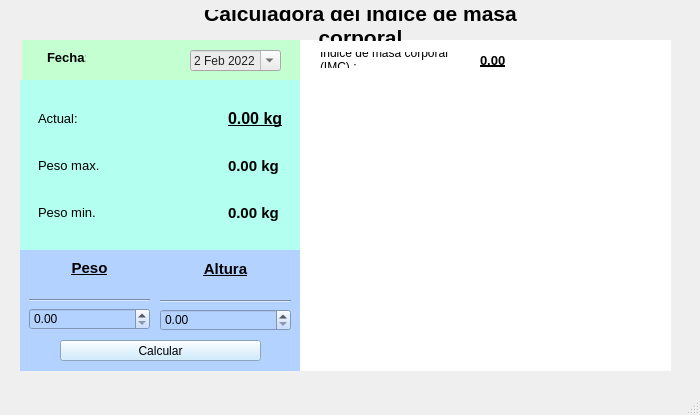
<?xml version="1.0" encoding="UTF-8"?>
<ui version="4.0">
 <class>VentanaPrincipal</class>
 <widget class="QMainWindow" name="VentanaPrincipal">
  <property name="geometry">
   <rect>
    <x>0</x>
    <y>0</y>
    <width>700</width>
    <height>415</height>
   </rect>
  </property>
  <property name="minimumSize">
   <size>
    <width>700</width>
    <height>410</height>
   </size>
  </property>
  <property name="maximumSize">
   <size>
    <width>705</width>
    <height>415</height>
   </size>
  </property>
  <property name="windowTitle">
   <string>VentanaPrincipal</string>
  </property>
  <widget class="QWidget" name="centralwidget">
   <widget class="QWidget" name="widget" native="true">
    <property name="geometry">
     <rect>
      <x>20</x>
      <y>80</y>
      <width>281</width>
      <height>171</height>
     </rect>
    </property>
    <property name="styleSheet">
     <string notr="true">background-color: rgb(179, 255, 240);</string>
    </property>
    <layout class="QGridLayout" name="gridLayout_2">
     <item row="0" column="0">
      <widget class="QWidget" name="widget_2" native="true">
       <layout class="QGridLayout" name="gridLayout">
        <item row="0" column="0">
         <widget class="QWidget" name="widget_3" native="true">
          <layout class="QVBoxLayout" name="verticalLayout_2">
           <item>
            <widget class="QLabel" name="label_2">
             <property name="font">
              <font>
               <family>Nirmala UI</family>
               <pointsize>10</pointsize>
              </font>
             </property>
             <property name="text">
              <string>Actual:</string>
             </property>
            </widget>
           </item>
           <item>
            <widget class="QLabel" name="label_4">
             <property name="font">
              <font>
               <family>Nirmala UI</family>
               <pointsize>10</pointsize>
              </font>
             </property>
             <property name="text">
              <string>Peso max.</string>
             </property>
            </widget>
           </item>
           <item>
            <widget class="QLabel" name="label_6">
             <property name="font">
              <font>
               <family>Nirmala UI</family>
               <pointsize>10</pointsize>
              </font>
             </property>
             <property name="text">
              <string>Peso min.</string>
             </property>
            </widget>
           </item>
          </layout>
         </widget>
        </item>
        <item row="0" column="1">
         <spacer name="horizontalSpacer">
          <property name="orientation">
           <enum>Qt::Horizontal</enum>
          </property>
          <property name="sizeHint" stdset="0">
           <size>
            <width>75</width>
            <height>20</height>
           </size>
          </property>
         </spacer>
        </item>
        <item row="0" column="2">
         <widget class="QWidget" name="widget_4" native="true">
          <layout class="QVBoxLayout" name="verticalLayout">
           <item>
            <widget class="QLabel" name="out_pesoAc">
             <property name="font">
              <font>
               <pointsize>12</pointsize>
               <weight>75</weight>
               <bold>true</bold>
               <underline>true</underline>
              </font>
             </property>
             <property name="text">
              <string>0.00 kg</string>
             </property>
            </widget>
           </item>
           <item>
            <widget class="QLabel" name="out_pesoMax">
             <property name="font">
              <font>
               <pointsize>11</pointsize>
               <weight>75</weight>
               <bold>true</bold>
              </font>
             </property>
             <property name="text">
              <string>0.00 kg</string>
             </property>
            </widget>
           </item>
           <item>
            <widget class="QLabel" name="out_pesoMin">
             <property name="font">
              <font>
               <pointsize>11</pointsize>
               <weight>75</weight>
               <bold>true</bold>
              </font>
             </property>
             <property name="text">
              <string>0.00 kg</string>
             </property>
            </widget>
           </item>
          </layout>
         </widget>
        </item>
       </layout>
      </widget>
     </item>
    </layout>
   </widget>
   <widget class="QWidget" name="widget_6" native="true">
    <property name="geometry">
     <rect>
      <x>20</x>
      <y>250</y>
      <width>281</width>
      <height>121</height>
     </rect>
    </property>
    <property name="styleSheet">
     <string notr="true">background-color: rgb(180, 210, 255);</string>
    </property>
    <widget class="QWidget" name="widget_7" native="true">
     <property name="geometry">
      <rect>
       <x>9</x>
       <y>9</y>
       <width>121</width>
       <height>71</height>
      </rect>
     </property>
     <layout class="QVBoxLayout" name="verticalLayout_4">
      <item>
       <widget class="QLabel" name="label_8">
        <property name="font">
         <font>
          <family>Nirmala UI</family>
          <pointsize>11</pointsize>
          <weight>75</weight>
          <bold>true</bold>
          <underline>true</underline>
         </font>
        </property>
        <property name="text">
         <string>Peso</string>
        </property>
        <property name="alignment">
         <set>Qt::AlignHCenter|Qt::AlignTop</set>
        </property>
       </widget>
      </item>
      <item>
       <widget class="Line" name="line">
        <property name="orientation">
         <enum>Qt::Horizontal</enum>
        </property>
       </widget>
      </item>
      <item>
       <widget class="QDoubleSpinBox" name="in_peso"/>
      </item>
     </layout>
    </widget>
    <widget class="QWidget" name="widget_8" native="true">
     <property name="geometry">
      <rect>
       <x>140</x>
       <y>10</y>
       <width>131</width>
       <height>71</height>
      </rect>
     </property>
     <layout class="QVBoxLayout" name="verticalLayout_3">
      <item>
       <widget class="QLabel" name="label_9">
        <property name="font">
         <font>
          <family>Nirmala UI</family>
          <pointsize>11</pointsize>
          <weight>75</weight>
          <bold>true</bold>
          <underline>true</underline>
         </font>
        </property>
        <property name="text">
         <string>Altura</string>
        </property>
        <property name="alignment">
         <set>Qt::AlignHCenter|Qt::AlignTop</set>
        </property>
       </widget>
      </item>
      <item>
       <widget class="Line" name="line_2">
        <property name="orientation">
         <enum>Qt::Horizontal</enum>
        </property>
       </widget>
      </item>
      <item>
       <widget class="QDoubleSpinBox" name="in_altura"/>
      </item>
     </layout>
    </widget>
    <widget class="QPushButton" name="btn_calcular">
     <property name="geometry">
      <rect>
       <x>40</x>
       <y>90</y>
       <width>201</width>
       <height>21</height>
      </rect>
     </property>
     <property name="styleSheet">
      <string notr="true">background-color: rgb(194, 231, 255);</string>
     </property>
     <property name="text">
      <string>Calcular</string>
     </property>
    </widget>
   </widget>
   <widget class="QWidget" name="widget_5" native="true">
    <property name="geometry">
     <rect>
      <x>22</x>
      <y>40</y>
      <width>281</width>
      <height>40</height>
     </rect>
    </property>
    <property name="styleSheet">
     <string notr="true">background-color: rgb(196, 255, 210);</string>
    </property>
    <widget class="QLabel" name="label">
     <property name="geometry">
      <rect>
       <x>25</x>
       <y>9</y>
       <width>39</width>
       <height>17</height>
      </rect>
     </property>
     <property name="font">
      <font>
       <family>Nirmala UI</family>
       <pointsize>10</pointsize>
       <weight>75</weight>
       <bold>true</bold>
      </font>
     </property>
     <property name="text">
      <string>Fecha:</string>
     </property>
    </widget>
    <widget class="QDateEdit" name="in_fecha">
     <property name="geometry">
      <rect>
       <x>168</x>
       <y>10</y>
       <width>91</width>
       <height>21</height>
      </rect>
     </property>
     <property name="styleSheet">
      <string notr="true">alternate-background-color: rgb(255, 255, 255);
border-color: rgb(196, 255, 210);
color: rgb(33, 33, 33);
background-color: rgb(235, 235, 235);</string>
     </property>
     <property name="readOnly">
      <bool>false</bool>
     </property>
     <property name="buttonSymbols">
      <enum>QAbstractSpinBox::PlusMinus</enum>
     </property>
     <property name="minimumDate">
      <date>
       <year>2000</year>
       <month>9</month>
       <day>14</day>
      </date>
     </property>
     <property name="currentSection">
      <enum>QDateTimeEdit::DaySection</enum>
     </property>
     <property name="calendarPopup">
      <bool>true</bool>
     </property>
     <property name="currentSectionIndex">
      <number>0</number>
     </property>
     <property name="timeSpec">
      <enum>Qt::UTC</enum>
     </property>
     <property name="date">
      <date>
       <year>2022</year>
       <month>2</month>
       <day>2</day>
      </date>
     </property>
    </widget>
   </widget>
   <widget class="QWidget" name="widget_9" native="true">
    <property name="geometry">
     <rect>
      <x>300</x>
      <y>40</y>
      <width>371</width>
      <height>331</height>
     </rect>
    </property>
    <property name="styleSheet">
     <string notr="true">background-color: rgb(255, 255, 255);</string>
    </property>
    <widget class="QLabel" name="label_3">
     <property name="geometry">
      <rect>
       <x>20</x>
       <y>12</y>
       <width>151</width>
       <height>16</height>
      </rect>
     </property>
     <property name="text">
      <string>Indice de masa corporal (IMC) :</string>
     </property>
     <property name="scaledContents">
      <bool>false</bool>
     </property>
     <property name="wordWrap">
      <bool>true</bool>
     </property>
    </widget>
    <widget class="QLabel" name="out_imc">
     <property name="geometry">
      <rect>
       <x>180</x>
       <y>10</y>
       <width>51</width>
       <height>20</height>
      </rect>
     </property>
     <property name="font">
      <font>
       <pointsize>10</pointsize>
       <weight>75</weight>
       <bold>true</bold>
       <underline>true</underline>
      </font>
     </property>
     <property name="text">
      <string>0.00</string>
     </property>
     <property name="wordWrap">
      <bool>true</bool>
     </property>
    </widget>
   </widget>
   <widget class="QLabel" name="label_5">
    <property name="geometry">
     <rect>
      <x>160</x>
      <y>10</y>
      <width>401</width>
      <height>31</height>
     </rect>
    </property>
    <property name="font">
     <font>
      <family>Nirmala UI</family>
      <pointsize>16</pointsize>
      <weight>75</weight>
      <bold>true</bold>
     </font>
    </property>
    <property name="text">
     <string>Calculadora del Indice de masa corporal</string>
    </property>
    <property name="alignment">
     <set>Qt::AlignCenter</set>
    </property>
    <property name="wordWrap">
     <bool>true</bool>
    </property>
   </widget>
  </widget>
  <widget class="QMenuBar" name="menubar">
   <property name="geometry">
    <rect>
     <x>0</x>
     <y>0</y>
     <width>700</width>
     <height>20</height>
    </rect>
   </property>
  </widget>
  <widget class="QStatusBar" name="statusbar"/>
 </widget>
 <resources/>
 <connections/>
</ui>
